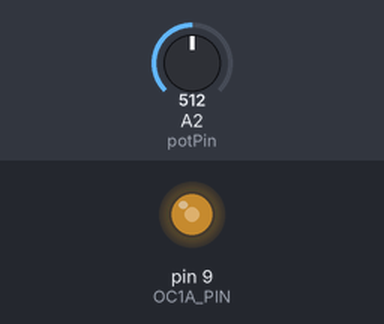
Recording of a sketch running on a simulated Arduino Uno, built with avr-gcc and run on an emulated ATmega328P. On the bench: output pins drawn as LEDs (lit = HIGH). The inputs (shaded band) are chosen by the test bench; at power-on: A2 (potPin) = 512.

Above: at 1.2 s.
1.3 s: A2 (potPin) set to 716
At 2.5 s:
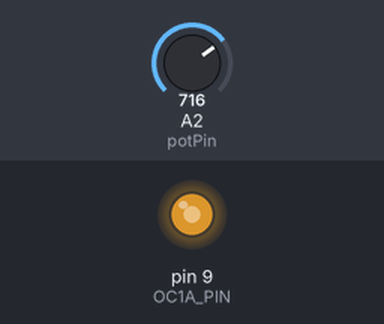
2.8 s: A2 (potPin) set to 900
At 3.6 s:
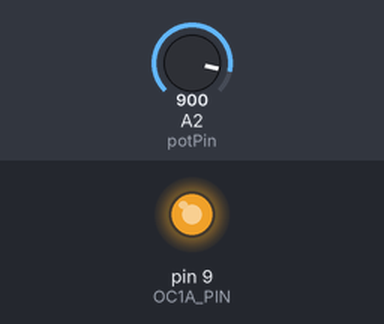
4.3 s: A2 (potPin) set to 122
At 4.8 s:
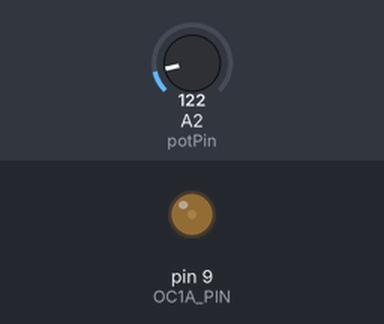
5.8 s: A2 (potPin) set to 0
At 7.1 s:
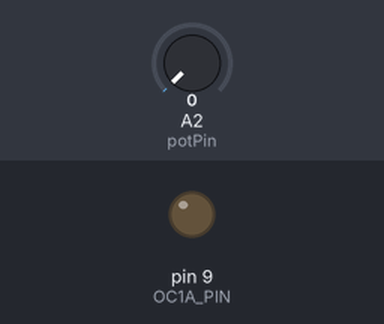
Timing chart, 0 to 8.3 s (numbered marks = the images above; inputs shaded):
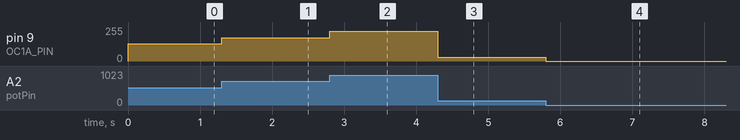

Measured:
- after the input at 1.3 s, pin 9 (OC1A_PIN): 128/255 → 175/255 at once
- after the input at 2.8 s, pin 9 (OC1A_PIN): 175/255 → 222/255 at once
- after the input at 4.3 s, pin 9 (OC1A_PIN): 222/255 → 28/255 at once
- after the input at 5.8 s, pin 9 (OC1A_PIN): 28/255 → 0/255 at once

The sketch:

pwm3.ino
```cpp
int potVal;
int potPin = A2;
int fanVal;

const byte OC1A_PIN = 9;
const byte OC1B_PIN = 10;

const word PWM_FREQ_HZ = 25000; //Adjust this value to adjust the frequency
const word TCNT1_TOP = 16000000 / (2 * PWM_FREQ_HZ);

void setPwmDuty(byte duty) {
OCR1A = (word)(duty * TCNT1_TOP) / 100;
}

void setup() {
pinMode(OC1A_PIN, OUTPUT);

// Clear Timer1 control and count registers
TCCR1A = 0;
TCCR1B = 0;
TCNT1 = 0;

TCCR1A |= (1 << COM1A1) | (1 << WGM11);
TCCR1B |= (1 << WGM13) | (1 << CS10);
ICR1 = TCNT1_TOP;
}

void loop() {
potVal = analogRead(potPin);
fanVal = map(potVal, 0, 1023, 0, 100);
setPwmDuty(fanVal);
}
```
